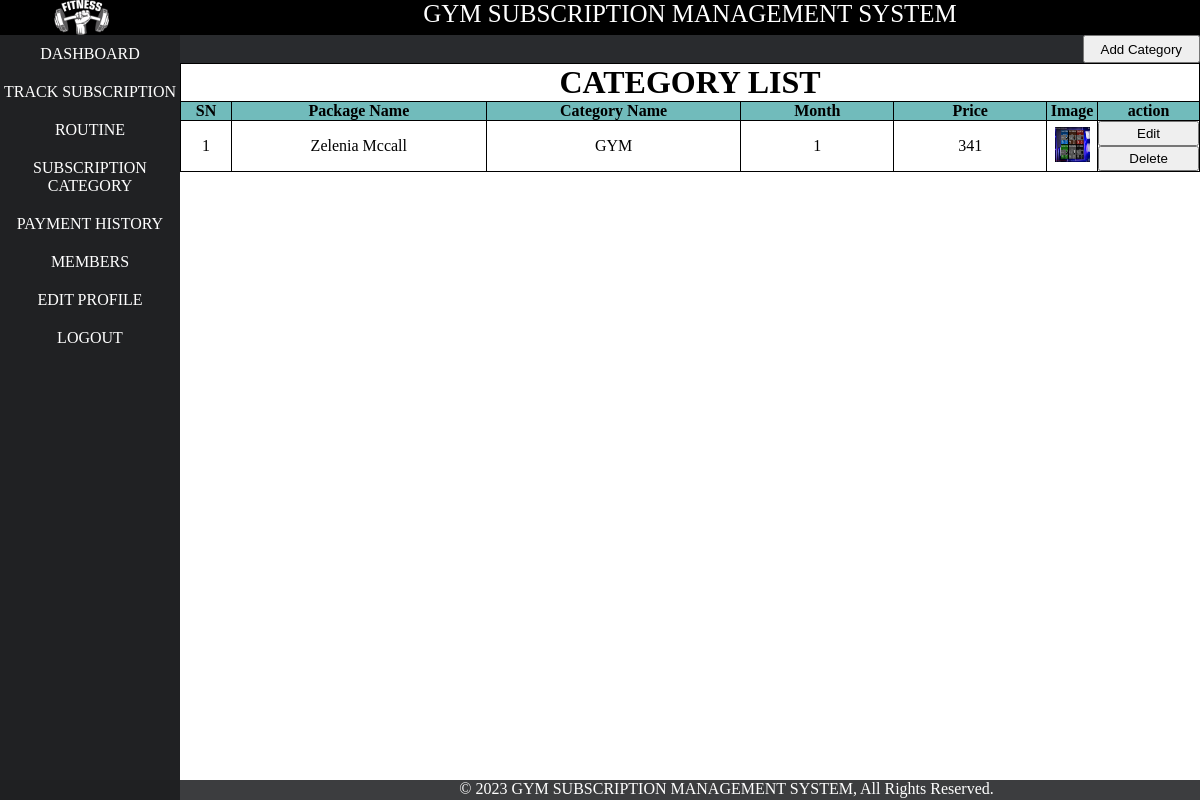
The app's page /admin/category.php (signed in) with its own data.
### tables this page shows
CREATE TABLE `category` (
  `cid` int(11) NOT NULL,
  `package_name` varchar(20) NOT NULL,
  `cname` varchar(20) NOT NULL DEFAULT 'Gym',
  `duration` int(11) NOT NULL,
  `package_price` int(30) NOT NULL,
  `image` varchar(1000) NOT NULL
);

### admin/category.php (the view, shortened to what this page needs)
<?php
include('layout/header.php');
include('layout/left.php');
?>
<div id="right">
    <link rel="stylesheet" href="../css/tableDecorate.css">
    <form action="addcategory.php">
        <input type="submit" name="addcategory" id="" value="Add Category" class="centermember">
    </form>
    <div class="table_class">
        <table class="membership">
            <tr>
                <td colspan="7">
                    <h1 class="center">CATEGORY LIST</h1>
                </td>
            </tr>
            <tr>
                <th width=5%;>SN</th>
                <th width=25%;>Package Name</th>
                <th width=25%;>Category Name</th>
                <th width=15%;>Month</th>
                <th width=15%;>Price</th>
                <th width=5%;>Image</th>
                <th width=10%;>action</th>
            </tr>
            <?php
            $conn = new mysqli("localhost", "root", "", "gsms");
            $sql = "select * from category ORDER BY duration ASC";
            $result = $conn->query($sql);
            $i = 0;
            while ($row = $result->fetch_assoc()) {
                $i++;
                $cid = $row["cid"];
                $cname = $row["cname"];
                $pname = $row["package_name"];
                $duration = $row["duration"];
                $price = $row["package_price"];
                $image = $row["image"];
                echo "<tr>
                <td>$i</td>
                <td>$pname</td>
                <td>$cname</td>
                <td>$duration</td>
                <td> $price </td>
                <td><img src='../img/$image'></td>
                <td >
                        <form action='edit_category.php' method='get'>
                        <input type='hidden' value='$cid' name='category_id' />
                            <input type='submit' name='edit_category' value='Edit' class='edit_delete_green'>
                        </form>
                        <form action='category.php' method='get'>
                        <input type='hidden' value='$cid' name='category_id' />
                        <input type='submit' name='delete_category' value='Delete' class='edit_delete_red'>
                        </form>
                </td>
            </tr>";
            }
            ?>
        </table>
    </div>
</div>
<?php
include('layout/footer.php');
?>

### css/style.css (style rules this page uses)
* { margin: 0px; padding: 0px; }
.center { text-align: center; }
#right { text-align: justify; color: rgb(255, 250, 250); width: 85%; background-color: #292b2e; float: right; }

### css/membershiplist.css (style rules this page uses)
.membership { background: white !important; color: black !important; border-collapse: collapse; width: 100%; }
.membership img { height: 35px; width: 35px; }
.centermember { text-align: center !important; float: right; padding-left: 16px; padding-right: 16px; height: 28px; color: rgb(0, 0, 0); }
.membership th { text-align: center; border: 1px solid black; }
.membership tr td { text-align: center; border: 1px solid rgb(0, 0, 0); }
.edit_delete_green { height: 25px; padding-left: 25px; padding-right: 25px; width: 100%; }
.edit_delete_red { height: 25px; padding-left: 25px; padding-right: 25px; width: 100%; }

### css/tableDecorate.css (style rules this page uses)
tr:nth-child(even) { background-color: #D6EEEE; }
tr:nth-child(1) { background-color: #ffffff; }
tr:nth-child(2) { background-color: #71bbbb; }

### records on screen
category: package_name "Zelenia Mccall", cname "GYM", duration "1", package_price "341", image (picture)
